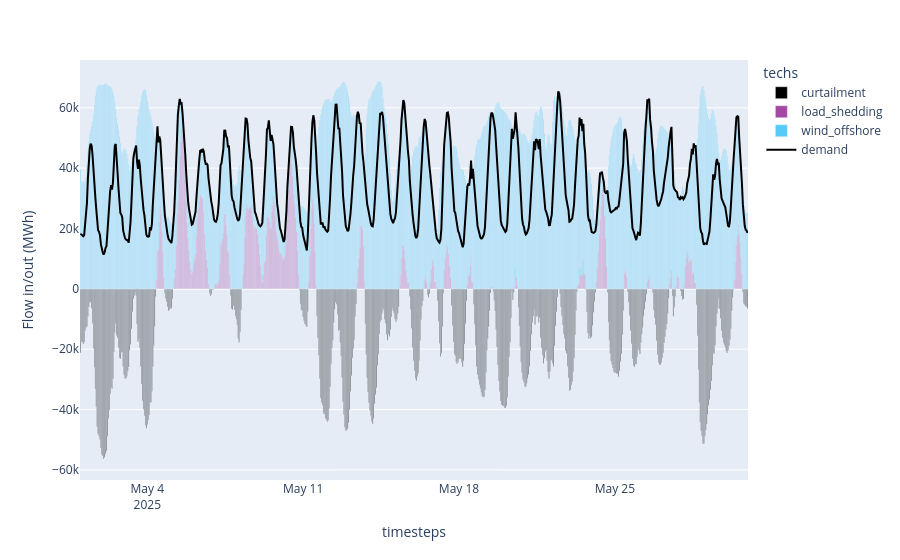

Source (notebook cell):
### Code cell
# Dispatch plots can be generated directly from the saved model results
plot_dispatch(model_path='results/default_results.nc', plot_export_path='results/default_dispatch.html')

### Figure 1 — Plotly figure (JSON) as saved in the notebook; plotly's stock layout.template omitted (floating-point values rounded to 4 significant figures; data arrays with more than 128 entries replaced by an {"elided": "..."} marker saying what was removed)
{"data": [{"hovertemplate": "techs=curtailment<br>timesteps=%{x}<br>Flow in/out (MWh)=%{y}<extra></extra>", "legendgroup": "curtailment", "marker": {"color": "#000000", "pattern": {"shape": ""}}, "name": "curtailment", "orientation": "v", "showlegend": true, "textposition": "auto", "type": "bar", "x": {"elided": "468 str values"}, "xaxis": "x", "y": {"elided": "468 float values"}, "yaxis": "y"}, {"hovertemplate": "techs=load_shedding<br>timesteps=%{x}<br>Flow in/out (MWh)=%{y}<extra></extra>", "legendgroup": "load_shedding", "marker": {"color": "#A349A4", "pattern": {"shape": ""}}, "name": "load_shedding", "orientation": "v", "showlegend": true, "textposition": "auto", "type": "bar", "x": {"elided": "252 str values"}, "xaxis": "x", "y": {"elided": "252 float values"}, "yaxis": "y"}, {"hovertemplate": "techs=wind_offshore<br>timesteps=%{x}<br>Flow in/out (MWh)=%{y}<extra></extra>", "legendgroup": "wind_offshore", "marker": {"color": "#56CBF9", "pattern": {"shape": ""}}, "name": "wind_offshore", "orientation": "v", "showlegend": true, "textposition": "auto", "type": "bar", "x": {"elided": "720 str values"}, "xaxis": "x", "y": {"elided": "720 float values"}, "yaxis": "y"}, {"marker": {"color": "black"}, "name": "demand", "type": "scatter", "x": {"elided": "720 str values"}, "y": {"elided": "720 float values"}}], "layout": {"barmode": "relative", "legend": {"title": {"text": "techs"}, "tracegroupgap": 0}, "margin": {"t": 60}, "xaxis": {"anchor": "y", "domain": [0, 1], "title": {"text": "timesteps"}}, "yaxis": {"anchor": "x", "domain": [0, 1], "title": {"text": "Flow in/out (MWh)"}}}}
